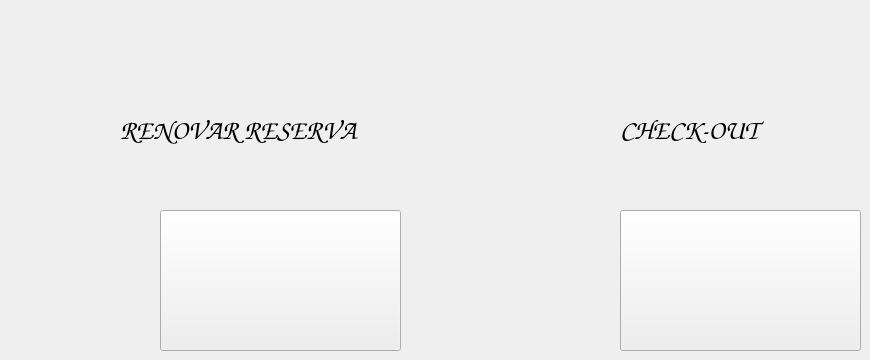
   <widget class="QWidget" name="page_5">
    <widget class="QPushButton" name="btnRenovar">
     <property name="geometry">
      <rect>
       <x>160</x>
       <y>210</y>
       <width>241</width>
       <height>141</height>
      </rect>
     </property>
     <property name="styleSheet">
      <string notr="true">background-image: url(:/imgs/imagens/renovar.png);</string>
     </property>
     <property name="text">
      <string/>
     </property>
    </widget>
    <widget class="QPushButton" name="btnCheckout">
     <property name="geometry">
      <rect>
       <x>620</x>
       <y>210</y>
       <width>241</width>
       <height>141</height>
      </rect>
     </property>
     <property name="styleSheet">
      <string notr="true">background-image: url(:/imgs/imagens/checkout.png);</string>
     </property>
     <property name="text">
      <string/>
     </property>
    </widget>
    <widget class="QLabel" name="label_27">
     <property name="geometry">
      <rect>
       <x>620</x>
       <y>110</y>
       <width>241</width>
       <height>41</height>
      </rect>
     </property>
     <property name="font">
      <font>
       <family>Comic Sans MS</family>
       <pointsize>20</pointsize>
       <weight>75</weight>
       <bold>true</bold>
      </font>
     </property>
     <property name="text">
      <string>CHECK-OUT</string>
     </property>
    </widget>
    <widget class="QLabel" name="label_28">
     <property name="geometry">
      <rect>
       <x>120</x>
       <y>110</y>
       <width>341</width>
       <height>41</height>
      </rect>
     </property>
     <property name="font">
      <font>
       <family>Comic Sans MS</family>
       <pointsize>20</pointsize>
       <weight>75</weight>
       <bold>true</bold>
      </font>
     </property>
     <property name="text">
      <string>RENOVAR RESERVA</string>
     </property>
    </widget>
   </widget>
